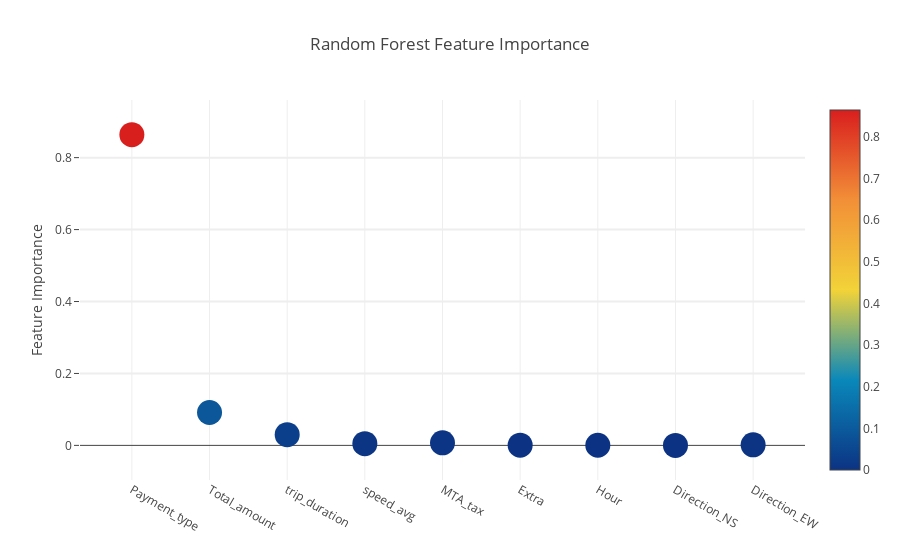
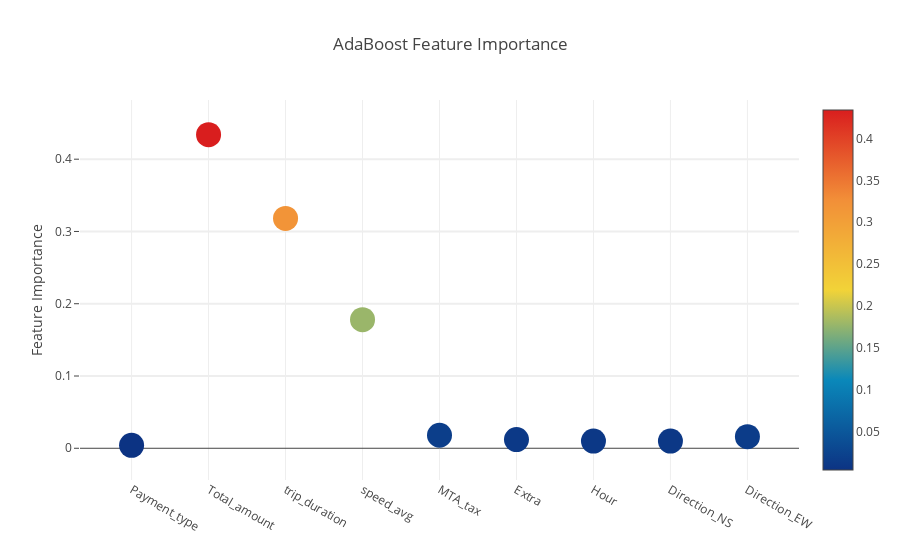
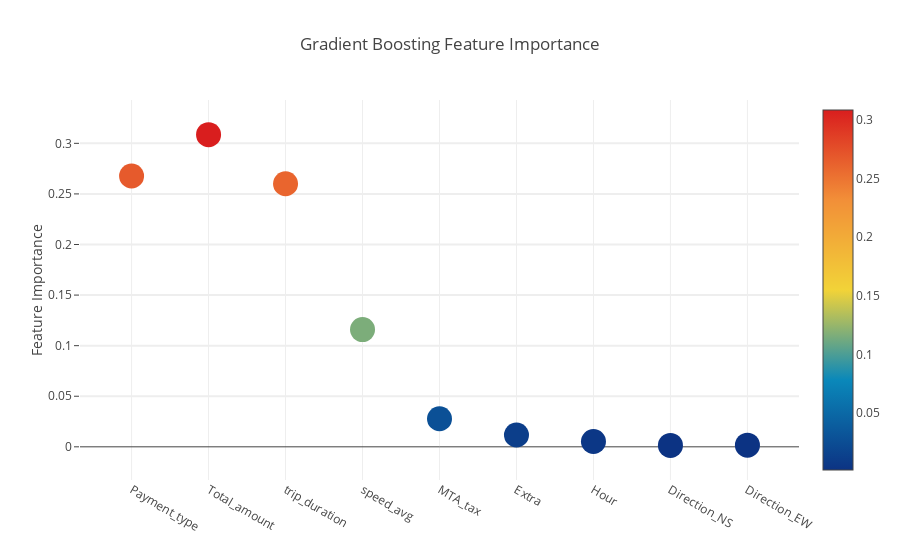

Write notebook code for charts like these, in order.
### Markdown cell above
**Interactive feature importances via Plotly scatterplots**

I'll use the interactive Plotly package at this juncture to visualise the feature importances values of the different classifiers  via a plotly scatter plot by calling "Scatter" as follows:

### Code cell
import plotly.offline as py
py.init_notebook_mode(connected=True)
import plotly.graph_objs as go
import plotly.tools as tls


# Scatter plot 
import plotly.graph_objs as go
cols = Xcol
# Create a dataframe with features
feature_dataframe = pd.DataFrame( {'features': cols,
     'Random Forest feature importances': rf_features,
      'AdaBoost feature importances': ada_features,
    'Gradient Boost feature importances': gb_features
    })

trace = go.Scatter(
    y = feature_dataframe['Random Forest feature importances'].values,
    x = feature_dataframe['features'].values,
    mode='markers',
    marker=dict(
        sizemode = 'diameter',
        sizeref = 1,
        size = 25,
#       size= feature_dataframe['AdaBoost feature importances'].values,
        #color = np.random.randn(500), #set color equal to a variable
        color = feature_dataframe['Random Forest feature importances'].values,
        colorscale='Portland',
        showscale=True
    ),
    text = feature_dataframe['features'].values
)
data = [trace]

layout= go.Layout(
    autosize= True,
    title= 'Random Forest Feature Importance',
    hovermode= 'closest',
#     xaxis= dict(
#         title= 'Pop',
#         ticklen= 5,
#         zeroline= False,
#         gridwidth= 2,
#     ),
    yaxis=dict(
        title= 'Feature Importance',
        ticklen= 5,
        gridwidth= 2
    ),
    showlegend = False
)
fig = go.Figure(data=data, layout=layout)
py.iplot(fig,filename='fig2_q4')


# Scatter plot 
trace = go.Scatter(
    y = feature_dataframe['AdaBoost feature importances'].values,
    x = feature_dataframe['features'].values,
    mode='markers',
    marker=dict(
        sizemode = 'diameter',
        sizeref = 1,
        size = 25,
#       size= feature_dataframe['AdaBoost feature importances'].values,
        #color = np.random.randn(500), #set color equal to a variable
        color = feature_dataframe['AdaBoost feature importances'].values,
        colorscale='Portland',
        showscale=True
    ),
    text = feature_dataframe['features'].values
)
data = [trace]

layout= go.Layout(
    autosize= True,
    title= 'AdaBoost Feature Importance',
    hovermode= 'closest',
#     xaxis= dict(
#         title= 'Pop',
#         ticklen= 5,
#         zeroline= False,
#         gridwidth= 2,
#     ),
    yaxis=dict(
        title= 'Feature Importance',
        ticklen= 5,
        gridwidth= 2
    ),
    showlegend= False
)
fig = go.Figure(data=data, layout=layout)
py.iplot(fig,filename='fig3_q4')


# Scatter plot 
trace = go.Scatter(
    y = feature_dataframe['Gradient Boost feature importances'].values,
    x = feature_dataframe['features'].values,
    mode='markers',
    marker=dict(
        sizemode = 'diameter',
        sizeref = 1,
        size = 25,
#       size= feature_dataframe['AdaBoost feature importances'].values,
        #color = np.random.randn(500), #set color equal to a variable
        color = feature_dataframe['Gradient Boost feature importances'].values,
        colorscale='Portland',
        showscale=True
    ),
    text = feature_dataframe['features'].values
)
data = [trace]

layout= go.Layout(
    autosize= True,
    title= 'Gradient Boosting Feature Importance',
    hovermode= 'closest',
#     xaxis= dict(
#         title= 'Pop',
#         ticklen= 5,
#         zeroline= False,
#         gridwidth= 2,
#     ),
    yaxis=dict(
        title= 'Feature Importance',
        ticklen= 5,
        gridwidth= 2
    ),
    showlegend= False
)
fig = go.Figure(data=data, layout=layout)
py.iplot(fig,filename='fig4_q4')

### Figure 1 — Plotly figure (JSON) as saved in the notebook; plotly's stock layout.template omitted (floating-point values rounded to 4 significant figures)
{"data": [{"marker": {"color": [0.864, 0.09151, 0.02986, 0.00474, 0.007223, 0.0006154, 0.0003597, 4.69e-05, 0.001637], "colorscale": "Portland", "showscale": true, "size": 25, "sizemode": "diameter", "sizeref": 1}, "mode": "markers", "text": ["Payment_type", "Total_amount", "trip_duration", "speed_avg", "MTA_tax", "Extra", "Hour", "Direction_NS", "Direction_EW"], "type": "scatter", "x": ["Payment_type", "Total_amount", "trip_duration", "speed_avg", "MTA_tax", "Extra", "Hour", "Direction_NS", "Direction_EW"], "y": [0.864, 0.09151, 0.02986, 0.00474, 0.007223, 0.0006154, 0.0003597, 4.69e-05, 0.001637]}], "layout": {"autosize": true, "hovermode": "closest", "showlegend": false, "title": "Random Forest Feature Importance", "yaxis": {"gridwidth": 2, "ticklen": 5, "title": "Feature Importance"}}}

### Figure 2 — Plotly figure (JSON) as saved in the notebook; plotly's stock layout.template omitted (floating-point values rounded to 4 significant figures)
{"data": [{"marker": {"color": [0.004, 0.434, 0.318, 0.178, 0.018, 0.012, 0.01, 0.01, 0.016], "colorscale": "Portland", "showscale": true, "size": 25, "sizemode": "diameter", "sizeref": 1}, "mode": "markers", "text": ["Payment_type", "Total_amount", "trip_duration", "speed_avg", "MTA_tax", "Extra", "Hour", "Direction_NS", "Direction_EW"], "type": "scatter", "x": ["Payment_type", "Total_amount", "trip_duration", "speed_avg", "MTA_tax", "Extra", "Hour", "Direction_NS", "Direction_EW"], "y": [0.004, 0.434, 0.318, 0.178, 0.018, 0.012, 0.01, 0.01, 0.016]}], "layout": {"autosize": true, "hovermode": "closest", "showlegend": false, "title": "AdaBoost Feature Importance", "yaxis": {"gridwidth": 2, "ticklen": 5, "title": "Feature Importance"}}}

### Figure 3 — Plotly figure (JSON) as saved in the notebook; plotly's stock layout.template omitted (floating-point values rounded to 4 significant figures)
{"data": [{"marker": {"color": [0.2677, 0.3086, 0.2601, 0.1159, 0.02772, 0.01166, 0.005279, 0.001432, 0.001663], "colorscale": "Portland", "showscale": true, "size": 25, "sizemode": "diameter", "sizeref": 1}, "mode": "markers", "text": ["Payment_type", "Total_amount", "trip_duration", "speed_avg", "MTA_tax", "Extra", "Hour", "Direction_NS", "Direction_EW"], "type": "scatter", "x": ["Payment_type", "Total_amount", "trip_duration", "speed_avg", "MTA_tax", "Extra", "Hour", "Direction_NS", "Direction_EW"], "y": [0.2677, 0.3086, 0.2601, 0.1159, 0.02772, 0.01166, 0.005279, 0.001432, 0.001663]}], "layout": {"autosize": true, "hovermode": "closest", "showlegend": false, "title": "Gradient Boosting Feature Importance", "yaxis": {"gridwidth": 2, "ticklen": 5, "title": "Feature Importance"}}}
